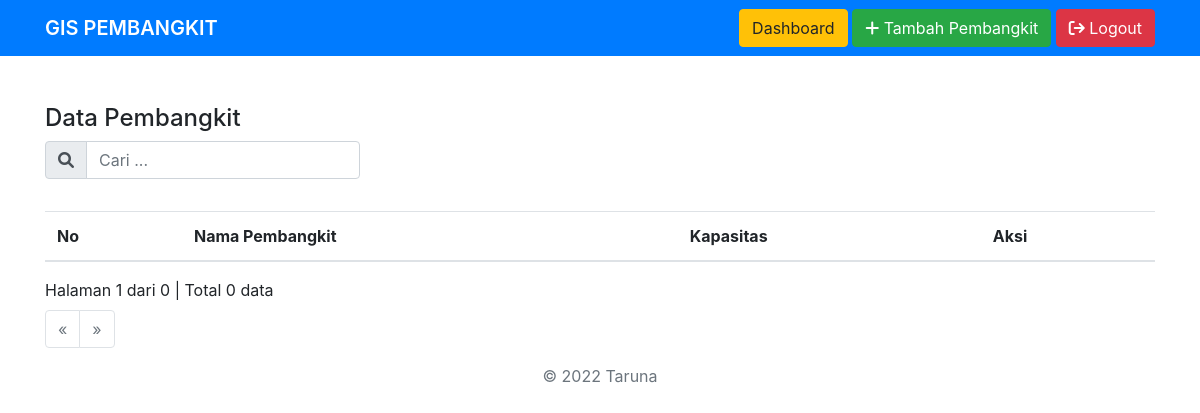
/dashboard.php?url=tampil (signed in), run on an earlier commit of the app's database.
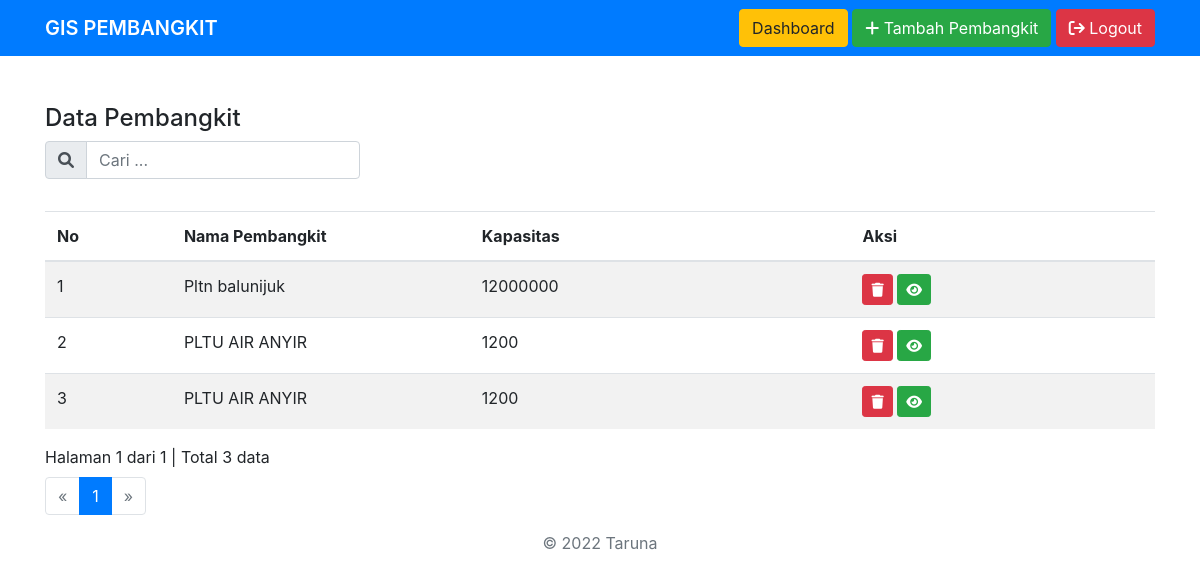
And on a later commit of the database.
### tables this page shows
CREATE TABLE `informasi_pembangkit` (
  `id_pembangkit` int(10) NOT NULL,
  `nama_pembangkit` varchar(100) NOT NULL,
  `longitude` varchar(100) NOT NULL,
  `latitude` varchar(100) NOT NULL,
  `perusahaan` varchar(100) NOT NULL,
  `kapasitas` varchar(100) NOT NULL,
  `arus` varchar(10) NOT NULL,
  `tegangan` varchar(10) NOT NULL,
  `daya_aktif_reaktif` varchar(100) NOT NULL,
  `gambar` text DEFAULT NULL
);

### admin/tampil-list.php (the view, shortened to what this page needs)
<?php
   if (isset($_POST['cari'])) {
       $cari = $_POST['cari'];
   } else {
       $cari = "";
   }
   ?>
<div class="row">
    <div class="col-md-12">
        <div class="mb-3 mt-5">
            <h4>Data Pembangkit</h4>
            <div class="row">
                <div class="col">
                    <form class="form-inline" method="POST" action="dashboard.php">
                        <div class="form-group">
                            <div class="input-group mb-3">
                                <div class="input-group-prepend">
                                    <span class="input-group-text" id="basic-addon1">
                                        <i class="fa fa-search"></i>
                                    </span>
                                </div>
                                <input type="text" class="form-control" name="cari" placeholder="Cari ..." autocomplete="off" value="<?php echo $cari; ?>">
                            </div>
                        </div>
                    </form>
                </div>
            </div>
        </div>
        <div class="panel panel-default">
            <div class="panel-body">
                <div class="table-responsive">
                    <table class="table table-striped table-hover mb-3">
                        <thead>
                            <tr>
                                <th>No</th>
                                <th>Nama Pembangkit</th>
                                <th>Kapasitas</th>
                                <th>Aksi</th>
                            </tr>
                        </thead>
                        <tbody>
                            <?php
                               $batas = 5;
                               if (isset($cari)) {
                                   $jumlah_record = mysqli_query($db, "SELECT * FROM informasi_pembangkit WHERE nama_pembangkit LIKE '%$cari%'")
                                       or die('Ada kesalahan pada query jumlah_record: ' . mysqli_error($db));
                               } else {
                                   $jumlah_record = mysqli_query($db, "SELECT * FROM informasi_pembangkit ORDER BY id_pembangkit DESC")
                                       or die('Ada kesalahan pada query jumlah_record: ' . mysqli_error($db));
                               }
                               $jumlah  = mysqli_num_rows($jumlah_record);
                               $halaman = ceil($jumlah / $batas);
                               $page    = (isset($_GET['hal'])) ? (int)$_GET['hal'] : 1;
                               $mulai   = ($page - 1) * $batas;
                               $no = 1;
                               if (isset($cari)) {
                                   $query = mysqli_query($db, "SELECT * FROM informasi_pembangkit
                                           WHERE nama_pembangkit LIKE '%$cari%'
                                           ORDER BY id_pembangkit DESC LIMIT $mulai, $batas")
                                       or die('Ada kesalahan pada query pembangkit: ' . mysqli_error($db));
                               } else {
                                   $query = mysqli_query($db, "SELECT * FROM informasi_pembangkit
                                           ORDER BY id_pembangkit DESC LIMIT $mulai, $batas")
                                       or die('Ada kesalahan pada query pembangkit: ' . mysqli_error($db));
                               }
                               while ($data = mysqli_fetch_assoc($query)) {
                                   echo "  <tr>
                     <td width='50' class='center'>$no</td>
                     <td width='60'>$data[nama_pembangkit]</td>
                     <td width='150'>$data[kapasitas]</td>
                     <td width='120'>
                       <div class=''>";
                               ?>
                                <a data-toggle="tooltip" data-placement="top" title="Hapus" class="btn btn-danger btn-sm" href="admin/proses-hapus.php?id=<?php echo $data['id_pembangkit']; ?>" onclick="return confirm('Anda yakin ingin menghapus user <?php echo $data['nama_pembangkit']; ?>?');">
                                    <i class="fa fa-trash"></i>
                                </a>
                                <a class="btn btn-success btn-sm" href="dashboard.php?url=detail&id=<?php echo $data['id_pembangkit']; ?>"><i class="fa fa-eye"></i></a>
                            <?php
                                   echo "
                       </div>
                     </td>
                   </tr>";
                                   $no++;
                               }
                               ?>
                        </tbody>
                    </table>
                    <?php
                       if (empty($_GET['hal'])) {
                           $halaman_aktif = '1';
                       } else {
                           $halaman_aktif = $_GET['hal'];
                       }
                       ?>
                    <a>
                        Halaman <?php echo $halaman_aktif; ?> dari <?php echo $halaman; ?> |
                        Total <?php echo $jumlah; ?> data
                    </a>
                    <nav>
                        <ul class="pagination mt-2">
                            <?php
                               if ($halaman_aktif <= '1') { ?>
                                <li class="page-item disabled">
                                    <a href="" aria-label="Previous" class="page-link">
                                        <span aria-hidden="true">&laquo;</span>
                                    </a>
                                </li>
                            <?php
                               }
                               ?>
                            <?php
                               for ($x = 1; $x <= $halaman; $x++) { ?>
                                <li class="page-item <?php echo $x == $halaman_aktif ? 'active' : ''; ?>">
                                    <a class="page-link" href="?hal=<?php echo $x ?>"><?php echo $x ?></a>
                                </li>
                            <?php
                               }
                               ?>
                            <?php
                               if ($halaman_aktif >= $halaman) { ?>
                                <li class="page-item disabled">
                                    <a class="page-link" href="" aria-label="Next">
                                        <span aria-hidden="true">&raquo;</span>
                                    </a>
                                </li>
                            <?php
                               }
                               ?>
                        </ul>
                    </nav>
                </div>
            </div>
        </div>
    </div>
</div>

### dashboard.php (shortened to what this page needs)
<?php
 require_once "config/database.php";
 ?>
<!DOCTYPE html>
<html lang="en">
<head>
  <link rel="stylesheet" href="assets/css/bootstrap.min.css">
  <link href="assets/css/datepicker.min.css" rel="stylesheet">
  <link href="assets/css/fontawesome/css/all.min.css" rel="stylesheet">
  <link href="assets/sweetalert/sweetalert2.min.css" rel="stylesheet">
  <link rel="stylesheet" href="https://unpkg.com/leaflet@1.8.0/dist/leaflet.css"/>
</head>
<body>
  <nav class="navbar navbar-dark bg-primary">
    <div class="container">
      <span class="navbar-brand mb-0 h1">
        <a href="index.php" style="color: #fff;font-weight:600">
          GIS PEMBANGKIT
        </a>
      </span>
      <div class="row">
        <div class="col">
          <a href="dashboard.php?url=tampil" class="btn btn-warning">Dashboard</a>
          <a href="dashboard.php?url=tambah" class="btn btn-success"> <i class="fa fa-plus"></i> Tambah Pembangkit</a>
          <a href="logout.php" class="btn btn-danger"> <i class="fa fa-sign-out"></i> Logout</a>
        </div>
      </div>
    </div>
  </nav>
  <div class="container">
    <?php
    if(isset($_GET['url'])){
       $url = $_GET['url'];
       if ($url == 'tampil') {
         include "admin/tampil-list.php";
       } elseif ($url == 'detail') {
         include "admin/lihat-data-pembangkit.php";
       }elseif ($url == 'tambah'){
         include "admin/tambah-data.php";
       }
    }else{
       header('location: dashboard.php?url=tampil');
    }
     ?>
  </div>
  <footer class="footer">
    <div class="container">
      <p class="text-muted text-center">&copy; 2022 Taruna</p>
    </div>
  </footer>
</body>
</html>

What changed in the data, as far as the page shows it:
added informasi_pembangkit: nama_pembangkit "Pltn balunijuk", kapasitas "12000000"
added informasi_pembangkit: nama_pembangkit "PLTU AIR ANYIR", kapasitas "1200"
added informasi_pembangkit: nama_pembangkit "PLTU AIR ANYIR", kapasitas "1200"
Also different on the page:
$halaman: "0" → "1"
$jumlah: "0" → "3"
new list line: "1"
